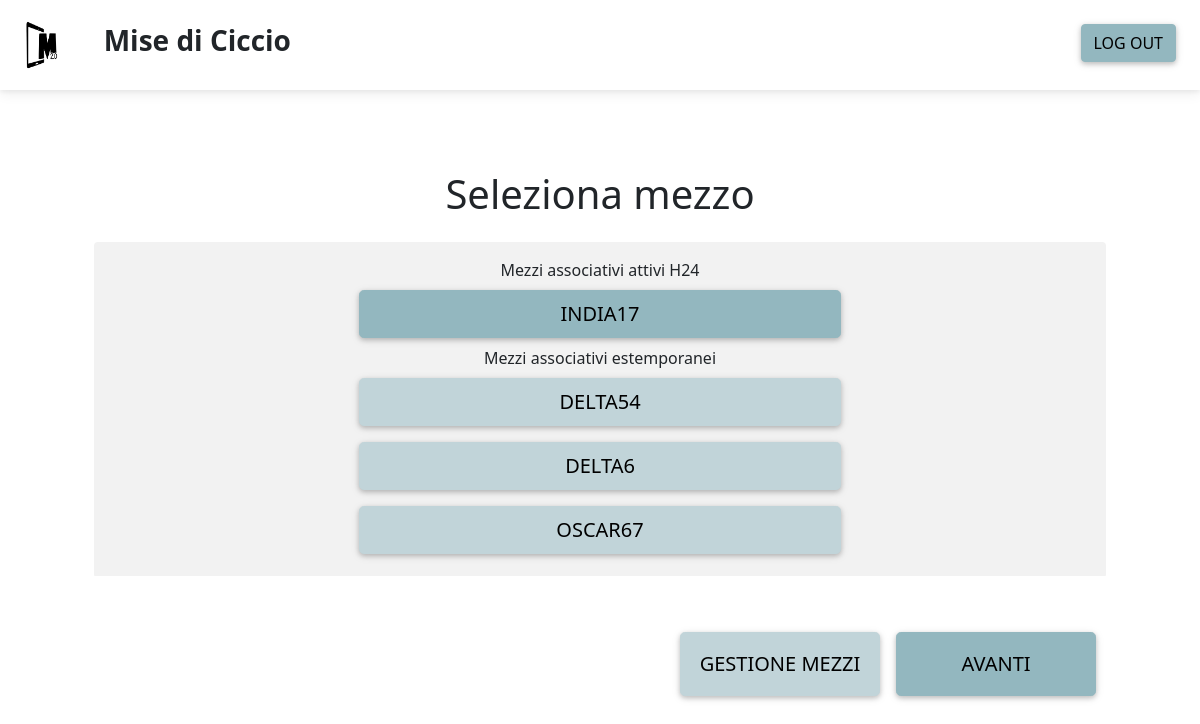
The page /home_sc/ (signed in) on the database as committed earlier.
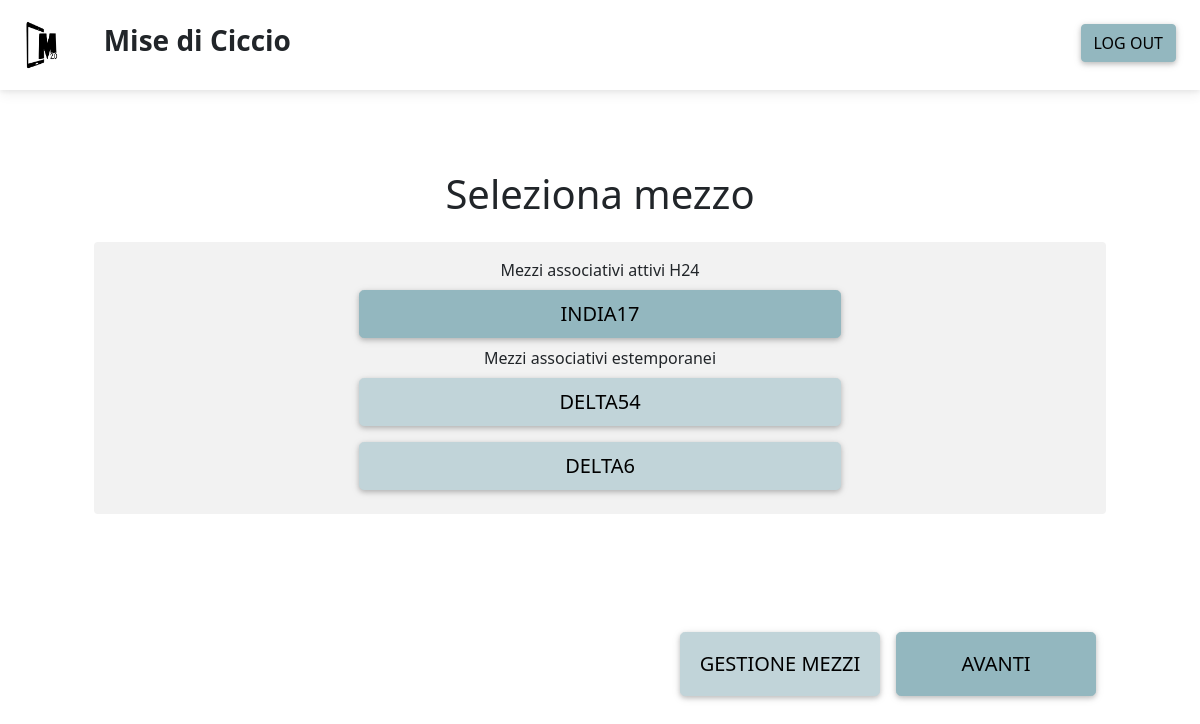
The same page on the database as committed later.
### scheda/models.py (models this page shows)
class Mezzo(models.Model):
    id_mezzo = models.AutoField(primary_key = True)
    nome = models.CharField(unique = True, max_length = 10)
    tipologia = models.CharField(max_length = 10)
    all_day = models.BooleanField(default = False)
    username = models.ForeignKey(MyUser, on_delete = models.CASCADE)
    num_mezzo = models.IntegerField()
    equip_min = models.IntegerField()

### scheda/views.py (the view)
# urls.py: path('home_sc/', scheda.HomeSocieta.as_view(), name='home_sc'),
class HomeSocieta(generic.View):
    def get(self, request):
        template_name = 'home_sc.html'
        mezzi = Mezzo.objects.filter(username=request.user.id)
        mezzitemp = []
        for m in mezzi:
            if m.all_day == False:
                mezzitemp.append(m)
        return render(request, template_name, context={'mezzi':mezzi,'mezzitemp':mezzitemp})

### templates/home_sc.html (shortened to what this page needs)
{% extends 'base.html' %}
{% load static %}
{% block content %}
<nav class="navbar navbar-light d-flex justify-content-start">
    <a class="navbar-brand ms-3" href="#">
        <img
        src="{% static 'img/logoHCI.png' %}"
        height="50"
        loading="lazy"
        />
    </a>
    <div class="ms-0 p-3">
        <h3><strong>{{request.user.corporation}}</strong></h3>
    </div>
    <a href="{% url 'logout' %}" class="btn btn-primary m-4" style="position: absolute; right: 0; top: 0;">Log out</a>
</nav>
<div class="container-sm p-3 rounded bg-white text-center d-flex flex-column">
    <div class="container mt-5 text-center bg-white">
        <h1 class="m-3">Seleziona mezzo</h1>
    </div>
    <form action="{% url 'mezzo_scelto' %}" method="get">
        <div class="container pt-2 ps-5 pe-5 mb-auto bg-white" style="overflow: auto;">
            <div class="container-sm p-3 rounded text-center bg-light" >
                {% if mezzi %}
                    <p class="slogan mb-0">Mezzi associativi attivi H24</p>
                    {% for m in mezzi %}
                        {% if m.all_day %}
                            <div class="row">
                                <div class="col m-2">
                                    <label class="btn btn-primary btn-lg w-50" for="{{ m.nome }}">{{ m.nome }}</label>
                                </div>
                            </div>
                        {% endif %}
                    {% endfor %}
                    <p class="slogan mb-0">Mezzi associativi estemporanei</p>
                    {% for m in mezzitemp %}
                        <div class="row">
                            <div class="col m-2">
                                <label class="btn btn-secondary btn-lg w-50" for="{{ m.nome }}">{{ m.nome }}</label>
                            </div>
                        </div>
                    {% endfor %}
                {% else %}
                    <p class="slogan mb-0">Non sono ancora presenti mezzi associativi.</p>
                    <p class="slogan mb-0">Per crearne di nuovi vai in <a href="{% url 'gestione_mezzi' %}" class="text-decoration-none" style="color: var(--bs-info);"><strong>GESTIONE MEZZI</strong></a></p>
                {% endif %}
            </div>
            <div class="container p-5 mt-auto mb-5 me-5 text-center bg-white position-absolute bottom-0 end-0">
                <div class="row">
                    <div class="col d-flex justify-content-end">
                        <a href="{% url 'gestione_mezzi' %}" role="button" class="btn p-3 btn-secondary m-2 btn-lg" type="submit" style="width: 200px;">
                            Gestione mezzi
                        </a>
                        <input type="submit" class="btn p-3 btn-primary btn-lg m-2" value='Avanti' style="width: 200px;">
                    </div>
                </div>
            </div>
        </div>
    </form>
</div>
{% endblock %}
{% block scripts %}
<link rel="stylesheet" href="https://cdnjs.cloudflare.com/ajax/libs/bootstrap-select/1.13.1/css/bootstrap-select.css" />
{% endblock %}

Rows that differ between the two databases and show on the page:
removed Mezzo: nome "OSCAR67"
